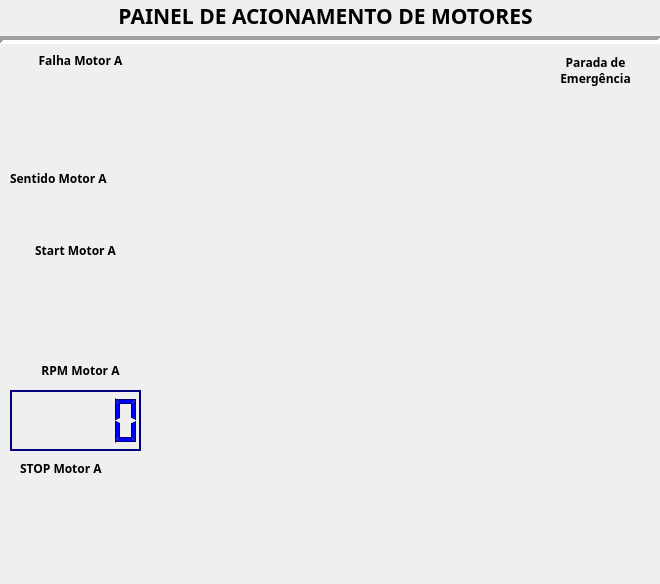
<?xml version="1.0" encoding="UTF-8"?>
<ui version="4.0">
 <class>Dialog</class>
 <widget class="QDialog" name="Dialog">
  <property name="geometry">
   <rect>
    <x>0</x>
    <y>0</y>
    <width>660</width>
    <height>584</height>
   </rect>
  </property>
  <property name="windowTitle">
   <string>Dialog</string>
  </property>
  <widget class="QLabel" name="label">
   <property name="geometry">
    <rect>
     <x>-20</x>
     <y>-10</y>
     <width>691</width>
     <height>51</height>
    </rect>
   </property>
   <property name="font">
    <font>
     <family>Arial Black</family>
     <pointsize>16</pointsize>
     <weight>75</weight>
     <bold>true</bold>
    </font>
   </property>
   <property name="text">
    <string>PAINEL DE ACIONAMENTO DE MOTORES</string>
   </property>
   <property name="alignment">
    <set>Qt::AlignCenter</set>
   </property>
  </widget>
  <widget class="Line" name="line">
   <property name="geometry">
    <rect>
     <x>0</x>
     <y>30</y>
     <width>661</width>
     <height>20</height>
    </rect>
   </property>
   <property name="lineWidth">
    <number>4</number>
   </property>
   <property name="orientation">
    <enum>Qt::Horizontal</enum>
   </property>
  </widget>
  <widget class="QPushButton" name="start">
   <property name="geometry">
    <rect>
     <x>30</x>
     <y>260</y>
     <width>101</width>
     <height>91</height>
    </rect>
   </property>
   <property name="styleSheet">
    <string notr="true"/>
   </property>
   <property name="text">
    <string/>
   </property>
   <property name="iconSize">
    <size>
     <width>101</width>
     <height>91</height>
    </size>
   </property>
   <property name="autoDefault">
    <bool>false</bool>
   </property>
   <property name="flat">
    <bool>true</bool>
   </property>
  </widget>
  <widget class="QPushButton" name="falha">
   <property name="geometry">
    <rect>
     <x>30</x>
     <y>70</y>
     <width>101</width>
     <height>91</height>
    </rect>
   </property>
   <property name="styleSheet">
    <string notr="true"/>
   </property>
   <property name="text">
    <string/>
   </property>
   <property name="iconSize">
    <size>
     <width>101</width>
     <height>91</height>
    </size>
   </property>
   <property name="autoDefault">
    <bool>false</bool>
   </property>
   <property name="default">
    <bool>false</bool>
   </property>
   <property name="flat">
    <bool>true</bool>
   </property>
  </widget>
  <widget class="QLabel" name="label_2">
   <property name="geometry">
    <rect>
     <x>0</x>
     <y>240</y>
     <width>151</width>
     <height>20</height>
    </rect>
   </property>
   <property name="font">
    <font>
     <family>Arial Black</family>
     <pointsize>9</pointsize>
     <weight>75</weight>
     <bold>true</bold>
    </font>
   </property>
   <property name="text">
    <string>Start Motor A</string>
   </property>
   <property name="alignment">
    <set>Qt::AlignCenter</set>
   </property>
  </widget>
  <widget class="QLabel" name="label_3">
   <property name="geometry">
    <rect>
     <x>0</x>
     <y>50</y>
     <width>161</width>
     <height>20</height>
    </rect>
   </property>
   <property name="font">
    <font>
     <family>Arial Black</family>
     <pointsize>9</pointsize>
     <weight>75</weight>
     <bold>true</bold>
    </font>
   </property>
   <property name="text">
    <string>Falha Motor A</string>
   </property>
   <property name="alignment">
    <set>Qt::AlignCenter</set>
   </property>
  </widget>
  <widget class="QLCDNumber" name="lcdNumber">
   <property name="geometry">
    <rect>
     <x>10</x>
     <y>390</y>
     <width>131</width>
     <height>61</height>
    </rect>
   </property>
   <property name="palette">
    <palette>
     <active>
      <colorrole role="WindowText">
       <brush brushstyle="SolidPattern">
        <color alpha="255">
         <red>0</red>
         <green>0</green>
         <blue>255</blue>
        </color>
       </brush>
      </colorrole>
      <colorrole role="Button">
       <brush brushstyle="SolidPattern">
        <color alpha="255">
         <red>0</red>
         <green>0</green>
         <blue>127</blue>
        </color>
       </brush>
      </colorrole>
      <colorrole role="Light">
       <brush brushstyle="SolidPattern">
        <color alpha="255">
         <red>0</red>
         <green>0</green>
         <blue>127</blue>
        </color>
       </brush>
      </colorrole>
      <colorrole role="Midlight">
       <brush brushstyle="SolidPattern">
        <color alpha="255">
         <red>0</red>
         <green>0</green>
         <blue>127</blue>
        </color>
       </brush>
      </colorrole>
      <colorrole role="Dark">
       <brush brushstyle="SolidPattern">
        <color alpha="255">
         <red>0</red>
         <green>0</green>
         <blue>127</blue>
        </color>
       </brush>
      </colorrole>
      <colorrole role="Mid">
       <brush brushstyle="SolidPattern">
        <color alpha="255">
         <red>0</red>
         <green>0</green>
         <blue>127</blue>
        </color>
       </brush>
      </colorrole>
      <colorrole role="Text">
       <brush brushstyle="SolidPattern">
        <color alpha="255">
         <red>0</red>
         <green>0</green>
         <blue>0</blue>
        </color>
       </brush>
      </colorrole>
      <colorrole role="BrightText">
       <brush brushstyle="SolidPattern">
        <color alpha="255">
         <red>0</red>
         <green>0</green>
         <blue>127</blue>
        </color>
       </brush>
      </colorrole>
      <colorrole role="ButtonText">
       <brush brushstyle="SolidPattern">
        <color alpha="255">
         <red>0</red>
         <green>0</green>
         <blue>0</blue>
        </color>
       </brush>
      </colorrole>
      <colorrole role="PlaceholderText">
       <brush brushstyle="SolidPattern">
        <color alpha="128">
         <red>0</red>
         <green>0</green>
         <blue>0</blue>
        </color>
       </brush>
      </colorrole>
     </active>
     <inactive>
      <colorrole role="WindowText">
       <brush brushstyle="SolidPattern">
        <color alpha="255">
         <red>0</red>
         <green>0</green>
         <blue>255</blue>
        </color>
       </brush>
      </colorrole>
      <colorrole role="Button">
       <brush brushstyle="SolidPattern">
        <color alpha="255">
         <red>0</red>
         <green>0</green>
         <blue>127</blue>
        </color>
       </brush>
      </colorrole>
      <colorrole role="Light">
       <brush brushstyle="SolidPattern">
        <color alpha="255">
         <red>0</red>
         <green>0</green>
         <blue>127</blue>
        </color>
       </brush>
      </colorrole>
      <colorrole role="Midlight">
       <brush brushstyle="SolidPattern">
        <color alpha="255">
         <red>0</red>
         <green>0</green>
         <blue>127</blue>
        </color>
       </brush>
      </colorrole>
      <colorrole role="Dark">
       <brush brushstyle="SolidPattern">
        <color alpha="255">
         <red>0</red>
         <green>0</green>
         <blue>127</blue>
        </color>
       </brush>
      </colorrole>
      <colorrole role="Mid">
       <brush brushstyle="SolidPattern">
        <color alpha="255">
         <red>0</red>
         <green>0</green>
         <blue>127</blue>
        </color>
       </brush>
      </colorrole>
      <colorrole role="Text">
       <brush brushstyle="SolidPattern">
        <color alpha="255">
         <red>0</red>
         <green>0</green>
         <blue>0</blue>
        </color>
       </brush>
      </colorrole>
      <colorrole role="BrightText">
       <brush brushstyle="SolidPattern">
        <color alpha="255">
         <red>0</red>
         <green>0</green>
         <blue>127</blue>
        </color>
       </brush>
      </colorrole>
      <colorrole role="ButtonText">
       <brush brushstyle="SolidPattern">
        <color alpha="255">
         <red>0</red>
         <green>0</green>
         <blue>0</blue>
        </color>
       </brush>
      </colorrole>
      <colorrole role="PlaceholderText">
       <brush brushstyle="SolidPattern">
        <color alpha="128">
         <red>0</red>
         <green>0</green>
         <blue>0</blue>
        </color>
       </brush>
      </colorrole>
     </inactive>
     <disabled>
      <colorrole role="WindowText">
       <brush brushstyle="SolidPattern">
        <color alpha="255">
         <red>0</red>
         <green>0</green>
         <blue>127</blue>
        </color>
       </brush>
      </colorrole>
      <colorrole role="Button">
       <brush brushstyle="SolidPattern">
        <color alpha="255">
         <red>0</red>
         <green>0</green>
         <blue>127</blue>
        </color>
       </brush>
      </colorrole>
      <colorrole role="Light">
       <brush brushstyle="SolidPattern">
        <color alpha="255">
         <red>0</red>
         <green>0</green>
         <blue>127</blue>
        </color>
       </brush>
      </colorrole>
      <colorrole role="Midlight">
       <brush brushstyle="SolidPattern">
        <color alpha="255">
         <red>0</red>
         <green>0</green>
         <blue>127</blue>
        </color>
       </brush>
      </colorrole>
      <colorrole role="Dark">
       <brush brushstyle="SolidPattern">
        <color alpha="255">
         <red>0</red>
         <green>0</green>
         <blue>127</blue>
        </color>
       </brush>
      </colorrole>
      <colorrole role="Mid">
       <brush brushstyle="SolidPattern">
        <color alpha="255">
         <red>0</red>
         <green>0</green>
         <blue>127</blue>
        </color>
       </brush>
      </colorrole>
      <colorrole role="Text">
       <brush brushstyle="SolidPattern">
        <color alpha="255">
         <red>0</red>
         <green>0</green>
         <blue>127</blue>
        </color>
       </brush>
      </colorrole>
      <colorrole role="BrightText">
       <brush brushstyle="SolidPattern">
        <color alpha="255">
         <red>0</red>
         <green>0</green>
         <blue>127</blue>
        </color>
       </brush>
      </colorrole>
      <colorrole role="ButtonText">
       <brush brushstyle="SolidPattern">
        <color alpha="255">
         <red>0</red>
         <green>0</green>
         <blue>127</blue>
        </color>
       </brush>
      </colorrole>
      <colorrole role="PlaceholderText">
       <brush brushstyle="SolidPattern">
        <color alpha="128">
         <red>0</red>
         <green>0</green>
         <blue>0</blue>
        </color>
       </brush>
      </colorrole>
     </disabled>
    </palette>
   </property>
  </widget>
  <widget class="QLabel" name="label_4">
   <property name="geometry">
    <rect>
     <x>20</x>
     <y>360</y>
     <width>121</width>
     <height>20</height>
    </rect>
   </property>
   <property name="font">
    <font>
     <family>Arial Black</family>
     <pointsize>9</pointsize>
     <weight>75</weight>
     <bold>true</bold>
    </font>
   </property>
   <property name="text">
    <string>RPM Motor A</string>
   </property>
   <property name="alignment">
    <set>Qt::AlignCenter</set>
   </property>
  </widget>
  <widget class="QLabel" name="label_5">
   <property name="geometry">
    <rect>
     <x>540</x>
     <y>50</y>
     <width>111</width>
     <height>41</height>
    </rect>
   </property>
   <property name="font">
    <font>
     <family>Arial Black</family>
     <pointsize>9</pointsize>
     <weight>75</weight>
     <bold>true</bold>
    </font>
   </property>
   <property name="text">
    <string>Parada de Emergência</string>
   </property>
   <property name="textFormat">
    <enum>Qt::AutoText</enum>
   </property>
   <property name="scaledContents">
    <bool>true</bool>
   </property>
   <property name="alignment">
    <set>Qt::AlignCenter</set>
   </property>
   <property name="wordWrap">
    <bool>true</bool>
   </property>
  </widget>
  <widget class="QPushButton" name="stop">
   <property name="geometry">
    <rect>
     <x>540</x>
     <y>90</y>
     <width>101</width>
     <height>91</height>
    </rect>
   </property>
   <property name="styleSheet">
    <string notr="true"/>
   </property>
   <property name="text">
    <string/>
   </property>
   <property name="iconSize">
    <size>
     <width>101</width>
     <height>91</height>
    </size>
   </property>
   <property name="autoDefault">
    <bool>false</bool>
   </property>
   <property name="flat">
    <bool>true</bool>
   </property>
  </widget>
  <widget class="QPushButton" name="sent">
   <property name="geometry">
    <rect>
     <x>20</x>
     <y>200</y>
     <width>93</width>
     <height>31</height>
    </rect>
   </property>
   <property name="styleSheet">
    <string notr="true"/>
   </property>
   <property name="text">
    <string/>
   </property>
   <property name="iconSize">
    <size>
     <width>91</width>
     <height>31</height>
    </size>
   </property>
   <property name="checkable">
    <bool>false</bool>
   </property>
   <property name="checked">
    <bool>false</bool>
   </property>
   <property name="autoDefault">
    <bool>false</bool>
   </property>
   <property name="default">
    <bool>false</bool>
   </property>
   <property name="flat">
    <bool>true</bool>
   </property>
  </widget>
  <widget class="QLabel" name="label_6">
   <property name="geometry">
    <rect>
     <x>10</x>
     <y>170</y>
     <width>141</width>
     <height>16</height>
    </rect>
   </property>
   <property name="font">
    <font>
     <family>Arial Black</family>
     <pointsize>9</pointsize>
     <weight>75</weight>
     <bold>true</bold>
    </font>
   </property>
   <property name="text">
    <string>Sentido Motor A</string>
   </property>
  </widget>
  <widget class="QPushButton" name="pare">
   <property name="geometry">
    <rect>
     <x>30</x>
     <y>480</y>
     <width>101</width>
     <height>91</height>
    </rect>
   </property>
   <property name="text">
    <string/>
   </property>
   <property name="iconSize">
    <size>
     <width>101</width>
     <height>91</height>
    </size>
   </property>
   <property name="autoDefault">
    <bool>false</bool>
   </property>
   <property name="flat">
    <bool>true</bool>
   </property>
  </widget>
  <widget class="QLabel" name="label_7">
   <property name="geometry">
    <rect>
     <x>20</x>
     <y>460</y>
     <width>121</width>
     <height>16</height>
    </rect>
   </property>
   <property name="font">
    <font>
     <family>Arial Black</family>
     <pointsize>9</pointsize>
     <weight>75</weight>
     <bold>true</bold>
    </font>
   </property>
   <property name="text">
    <string>STOP Motor A</string>
   </property>
  </widget>
 </widget>
 <resources/>
 <connections/>
</ui>
